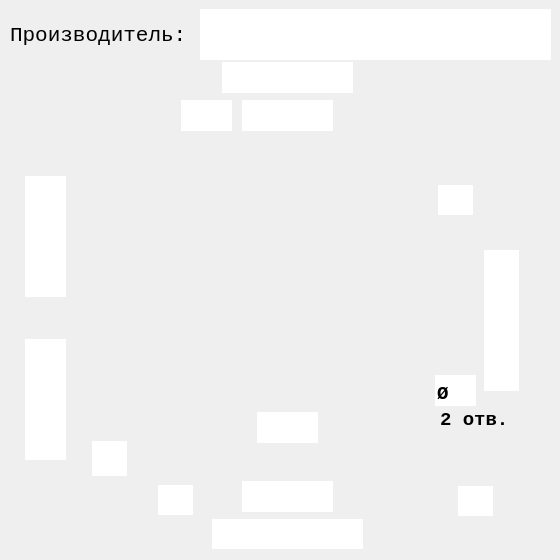
<?xml version="1.0" encoding="UTF-8"?>
<ui version="4.0">
 <class>Dialog</class>
 <widget class="QDialog" name="Dialog">
  <property name="geometry">
   <rect>
    <x>0</x>
    <y>0</y>
    <width>560</width>
    <height>560</height>
   </rect>
  </property>
  <property name="sizePolicy">
   <sizepolicy hsizetype="Fixed" vsizetype="Fixed">
    <horstretch>0</horstretch>
    <verstretch>0</verstretch>
   </sizepolicy>
  </property>
  <property name="minimumSize">
   <size>
    <width>560</width>
    <height>560</height>
   </size>
  </property>
  <property name="maximumSize">
   <size>
    <width>560</width>
    <height>560</height>
   </size>
  </property>
  <property name="windowTitle">
   <string>Фигурный 2 Отверстия Тип4</string>
  </property>
  <property name="windowIcon">
   <iconset>
    <normaloff>../pics/icon/Podpyatnik.ico</normaloff>../pics/icon/Podpyatnik.ico</iconset>
  </property>
  <property name="whatsThis">
   <string/>
  </property>
  <property name="accessibleDescription">
   <string/>
  </property>
  <widget class="QLabel" name="label">
   <property name="geometry">
    <rect>
     <x>0</x>
     <y>0</y>
     <width>560</width>
     <height>560</height>
    </rect>
   </property>
   <property name="sizePolicy">
    <sizepolicy hsizetype="Fixed" vsizetype="Fixed">
     <horstretch>0</horstretch>
     <verstretch>0</verstretch>
    </sizepolicy>
   </property>
   <property name="minimumSize">
    <size>
     <width>560</width>
     <height>560</height>
    </size>
   </property>
   <property name="maximumSize">
    <size>
     <width>560</width>
     <height>560</height>
    </size>
   </property>
   <property name="autoFillBackground">
    <bool>true</bool>
   </property>
   <property name="text">
    <string/>
   </property>
   <property name="pixmap">
    <pixmap>../pics/main/F-4.jpg</pixmap>
   </property>
   <property name="scaledContents">
    <bool>false</bool>
   </property>
   <property name="alignment">
    <set>Qt::AlignCenter</set>
   </property>
   <property name="margin">
    <number>0</number>
   </property>
  </widget>
  <widget class="QLineEdit" name="lineEdit">
   <property name="geometry">
    <rect>
     <x>242</x>
     <y>481</y>
     <width>91</width>
     <height>31</height>
    </rect>
   </property>
   <property name="font">
    <font>
     <family>Courier New</family>
     <pointsize>14</pointsize>
     <weight>75</weight>
     <italic>false</italic>
     <bold>true</bold>
    </font>
   </property>
   <property name="focusPolicy">
    <enum>Qt::ClickFocus</enum>
   </property>
   <property name="autoFillBackground">
    <bool>true</bool>
   </property>
   <property name="inputMethodHints">
    <set>Qt::ImhNone</set>
   </property>
   <property name="text">
    <string/>
   </property>
   <property name="maxLength">
    <number>3</number>
   </property>
   <property name="frame">
    <bool>false</bool>
   </property>
   <property name="alignment">
    <set>Qt::AlignBottom|Qt::AlignHCenter</set>
   </property>
  </widget>
  <widget class="QLineEdit" name="lineEdit_2">
   <property name="geometry">
    <rect>
     <x>25</x>
     <y>339</y>
     <width>41</width>
     <height>121</height>
    </rect>
   </property>
   <property name="font">
    <font>
     <family>Courier New</family>
     <pointsize>14</pointsize>
     <weight>75</weight>
     <italic>false</italic>
     <bold>true</bold>
    </font>
   </property>
   <property name="tabletTracking">
    <bool>false</bool>
   </property>
   <property name="focusPolicy">
    <enum>Qt::ClickFocus</enum>
   </property>
   <property name="autoFillBackground">
    <bool>false</bool>
   </property>
   <property name="text">
    <string/>
   </property>
   <property name="maxLength">
    <number>3</number>
   </property>
   <property name="frame">
    <bool>false</bool>
   </property>
   <property name="alignment">
    <set>Qt::AlignRight|Qt::AlignTrailing|Qt::AlignVCenter</set>
   </property>
  </widget>
  <widget class="QLineEdit" name="lineEdit_3">
   <property name="geometry">
    <rect>
     <x>435</x>
     <y>375</y>
     <width>41</width>
     <height>31</height>
    </rect>
   </property>
   <property name="font">
    <font>
     <family>Courier New</family>
     <pointsize>14</pointsize>
     <weight>75</weight>
     <italic>false</italic>
     <bold>true</bold>
    </font>
   </property>
   <property name="focusPolicy">
    <enum>Qt::ClickFocus</enum>
   </property>
   <property name="text">
    <string>Ø</string>
   </property>
   <property name="maxLength">
    <number>3</number>
   </property>
   <property name="frame">
    <bool>false</bool>
   </property>
   <property name="alignment">
    <set>Qt::AlignBottom|Qt::AlignLeading|Qt::AlignLeft</set>
   </property>
  </widget>
  <widget class="QLineEdit" name="lineEdit_4">
   <property name="geometry">
    <rect>
     <x>242</x>
     <y>100</y>
     <width>91</width>
     <height>31</height>
    </rect>
   </property>
   <property name="font">
    <font>
     <family>Courier New</family>
     <pointsize>14</pointsize>
     <weight>75</weight>
     <italic>false</italic>
     <bold>true</bold>
    </font>
   </property>
   <property name="focusPolicy">
    <enum>Qt::ClickFocus</enum>
   </property>
   <property name="text">
    <string/>
   </property>
   <property name="maxLength">
    <number>3</number>
   </property>
   <property name="frame">
    <bool>false</bool>
   </property>
   <property name="alignment">
    <set>Qt::AlignBottom|Qt::AlignHCenter</set>
   </property>
  </widget>
  <widget class="QLineEdit" name="lineEdit_5">
   <property name="geometry">
    <rect>
     <x>25</x>
     <y>176</y>
     <width>41</width>
     <height>121</height>
    </rect>
   </property>
   <property name="font">
    <font>
     <family>Courier New</family>
     <pointsize>14</pointsize>
     <weight>75</weight>
     <italic>false</italic>
     <bold>true</bold>
    </font>
   </property>
   <property name="tabletTracking">
    <bool>false</bool>
   </property>
   <property name="focusPolicy">
    <enum>Qt::ClickFocus</enum>
   </property>
   <property name="autoFillBackground">
    <bool>false</bool>
   </property>
   <property name="text">
    <string/>
   </property>
   <property name="maxLength">
    <number>3</number>
   </property>
   <property name="frame">
    <bool>false</bool>
   </property>
   <property name="alignment">
    <set>Qt::AlignRight|Qt::AlignTrailing|Qt::AlignVCenter</set>
   </property>
  </widget>
  <widget class="QLabel" name="label_2">
   <property name="geometry">
    <rect>
     <x>10</x>
     <y>10</y>
     <width>181</width>
     <height>51</height>
    </rect>
   </property>
   <property name="font">
    <font>
     <family>Courier New</family>
     <pointsize>16</pointsize>
     <weight>50</weight>
     <bold>false</bold>
    </font>
   </property>
   <property name="text">
    <string>Производитель:</string>
   </property>
  </widget>
  <widget class="QLineEdit" name="lineEdit_6">
   <property name="geometry">
    <rect>
     <x>200</x>
     <y>9</y>
     <width>351</width>
     <height>51</height>
    </rect>
   </property>
   <property name="font">
    <font>
     <family>Courier New</family>
     <pointsize>16</pointsize>
     <weight>75</weight>
     <bold>true</bold>
    </font>
   </property>
   <property name="frame">
    <bool>false</bool>
   </property>
   <property name="alignment">
    <set>Qt::AlignLeading|Qt::AlignLeft|Qt::AlignVCenter</set>
   </property>
  </widget>
  <widget class="QLabel" name="label_3">
   <property name="geometry">
    <rect>
     <x>440</x>
     <y>410</y>
     <width>71</width>
     <height>20</height>
    </rect>
   </property>
   <property name="font">
    <font>
     <family>Courier New</family>
     <pointsize>14</pointsize>
     <weight>75</weight>
     <bold>true</bold>
    </font>
   </property>
   <property name="text">
    <string>2 отв.</string>
   </property>
  </widget>
  <widget class="QLineEdit" name="lineEdit_7">
   <property name="geometry">
    <rect>
     <x>257</x>
     <y>412</y>
     <width>61</width>
     <height>31</height>
    </rect>
   </property>
   <property name="font">
    <font>
     <family>Courier New</family>
     <pointsize>14</pointsize>
     <weight>75</weight>
     <italic>false</italic>
     <bold>true</bold>
    </font>
   </property>
   <property name="tabletTracking">
    <bool>false</bool>
   </property>
   <property name="focusPolicy">
    <enum>Qt::ClickFocus</enum>
   </property>
   <property name="autoFillBackground">
    <bool>false</bool>
   </property>
   <property name="text">
    <string/>
   </property>
   <property name="maxLength">
    <number>3</number>
   </property>
   <property name="frame">
    <bool>false</bool>
   </property>
   <property name="alignment">
    <set>Qt::AlignBottom|Qt::AlignHCenter</set>
   </property>
  </widget>
  <widget class="QLineEdit" name="lineEdit_8">
   <property name="geometry">
    <rect>
     <x>158</x>
     <y>485</y>
     <width>35</width>
     <height>30</height>
    </rect>
   </property>
   <property name="font">
    <font>
     <family>Courier New</family>
     <pointsize>14</pointsize>
     <weight>75</weight>
     <italic>false</italic>
     <bold>true</bold>
    </font>
   </property>
   <property name="focusPolicy">
    <enum>Qt::ClickFocus</enum>
   </property>
   <property name="autoFillBackground">
    <bool>true</bool>
   </property>
   <property name="inputMethodHints">
    <set>Qt::ImhNone</set>
   </property>
   <property name="text">
    <string/>
   </property>
   <property name="maxLength">
    <number>3</number>
   </property>
   <property name="frame">
    <bool>false</bool>
   </property>
   <property name="alignment">
    <set>Qt::AlignBottom|Qt::AlignHCenter</set>
   </property>
  </widget>
  <widget class="QLineEdit" name="lineEdit_9">
   <property name="geometry">
    <rect>
     <x>222</x>
     <y>62</y>
     <width>131</width>
     <height>31</height>
    </rect>
   </property>
   <property name="font">
    <font>
     <family>Courier New</family>
     <pointsize>14</pointsize>
     <weight>75</weight>
     <italic>false</italic>
     <bold>true</bold>
    </font>
   </property>
   <property name="focusPolicy">
    <enum>Qt::ClickFocus</enum>
   </property>
   <property name="text">
    <string/>
   </property>
   <property name="maxLength">
    <number>3</number>
   </property>
   <property name="frame">
    <bool>false</bool>
   </property>
   <property name="alignment">
    <set>Qt::AlignBottom|Qt::AlignHCenter</set>
   </property>
  </widget>
  <widget class="QLineEdit" name="lineEdit_10">
   <property name="geometry">
    <rect>
     <x>181</x>
     <y>100</y>
     <width>51</width>
     <height>31</height>
    </rect>
   </property>
   <property name="font">
    <font>
     <family>Courier New</family>
     <pointsize>14</pointsize>
     <weight>75</weight>
     <italic>false</italic>
     <bold>true</bold>
    </font>
   </property>
   <property name="focusPolicy">
    <enum>Qt::ClickFocus</enum>
   </property>
   <property name="text">
    <string/>
   </property>
   <property name="maxLength">
    <number>3</number>
   </property>
   <property name="frame">
    <bool>false</bool>
   </property>
   <property name="alignment">
    <set>Qt::AlignBottom|Qt::AlignHCenter</set>
   </property>
  </widget>
  <widget class="QLineEdit" name="lineEdit_11">
   <property name="geometry">
    <rect>
     <x>92</x>
     <y>441</y>
     <width>35</width>
     <height>35</height>
    </rect>
   </property>
   <property name="font">
    <font>
     <family>Courier New</family>
     <pointsize>14</pointsize>
     <weight>75</weight>
     <italic>false</italic>
     <bold>true</bold>
    </font>
   </property>
   <property name="focusPolicy">
    <enum>Qt::ClickFocus</enum>
   </property>
   <property name="autoFillBackground">
    <bool>true</bool>
   </property>
   <property name="inputMethodHints">
    <set>Qt::ImhNone</set>
   </property>
   <property name="text">
    <string/>
   </property>
   <property name="maxLength">
    <number>3</number>
   </property>
   <property name="frame">
    <bool>false</bool>
   </property>
   <property name="alignment">
    <set>Qt::AlignRight|Qt::AlignTrailing|Qt::AlignVCenter</set>
   </property>
  </widget>
  <widget class="QLineEdit" name="lineEdit_12">
   <property name="geometry">
    <rect>
     <x>212</x>
     <y>519</y>
     <width>151</width>
     <height>30</height>
    </rect>
   </property>
   <property name="font">
    <font>
     <family>Courier New</family>
     <pointsize>14</pointsize>
     <weight>75</weight>
     <italic>false</italic>
     <bold>true</bold>
    </font>
   </property>
   <property name="focusPolicy">
    <enum>Qt::ClickFocus</enum>
   </property>
   <property name="autoFillBackground">
    <bool>true</bool>
   </property>
   <property name="inputMethodHints">
    <set>Qt::ImhNone</set>
   </property>
   <property name="text">
    <string/>
   </property>
   <property name="maxLength">
    <number>3</number>
   </property>
   <property name="frame">
    <bool>false</bool>
   </property>
   <property name="alignment">
    <set>Qt::AlignBottom|Qt::AlignHCenter</set>
   </property>
  </widget>
  <widget class="QLineEdit" name="lineEdit_13">
   <property name="geometry">
    <rect>
     <x>458</x>
     <y>486</y>
     <width>35</width>
     <height>30</height>
    </rect>
   </property>
   <property name="font">
    <font>
     <family>Courier New</family>
     <pointsize>14</pointsize>
     <weight>75</weight>
     <italic>false</italic>
     <bold>true</bold>
    </font>
   </property>
   <property name="focusPolicy">
    <enum>Qt::ClickFocus</enum>
   </property>
   <property name="autoFillBackground">
    <bool>true</bool>
   </property>
   <property name="inputMethodHints">
    <set>Qt::ImhNone</set>
   </property>
   <property name="text">
    <string/>
   </property>
   <property name="maxLength">
    <number>3</number>
   </property>
   <property name="frame">
    <bool>false</bool>
   </property>
   <property name="alignment">
    <set>Qt::AlignBottom|Qt::AlignHCenter</set>
   </property>
  </widget>
  <widget class="QLineEdit" name="lineEdit_14">
   <property name="geometry">
    <rect>
     <x>438</x>
     <y>185</y>
     <width>35</width>
     <height>30</height>
    </rect>
   </property>
   <property name="font">
    <font>
     <family>Courier New</family>
     <pointsize>14</pointsize>
     <weight>75</weight>
     <italic>false</italic>
     <bold>true</bold>
    </font>
   </property>
   <property name="focusPolicy">
    <enum>Qt::ClickFocus</enum>
   </property>
   <property name="autoFillBackground">
    <bool>true</bool>
   </property>
   <property name="inputMethodHints">
    <set>Qt::ImhNone</set>
   </property>
   <property name="text">
    <string/>
   </property>
   <property name="maxLength">
    <number>3</number>
   </property>
   <property name="frame">
    <bool>false</bool>
   </property>
   <property name="alignment">
    <set>Qt::AlignBottom|Qt::AlignHCenter</set>
   </property>
  </widget>
  <widget class="QLineEdit" name="lineEdit_15">
   <property name="geometry">
    <rect>
     <x>484</x>
     <y>250</y>
     <width>35</width>
     <height>141</height>
    </rect>
   </property>
   <property name="font">
    <font>
     <family>Courier New</family>
     <pointsize>14</pointsize>
     <weight>75</weight>
     <italic>false</italic>
     <bold>true</bold>
    </font>
   </property>
   <property name="focusPolicy">
    <enum>Qt::ClickFocus</enum>
   </property>
   <property name="autoFillBackground">
    <bool>true</bool>
   </property>
   <property name="inputMethodHints">
    <set>Qt::ImhNone</set>
   </property>
   <property name="text">
    <string/>
   </property>
   <property name="maxLength">
    <number>3</number>
   </property>
   <property name="frame">
    <bool>false</bool>
   </property>
   <property name="alignment">
    <set>Qt::AlignRight|Qt::AlignTrailing|Qt::AlignVCenter</set>
   </property>
  </widget>
 </widget>
 <resources/>
 <connections/>
</ui>
